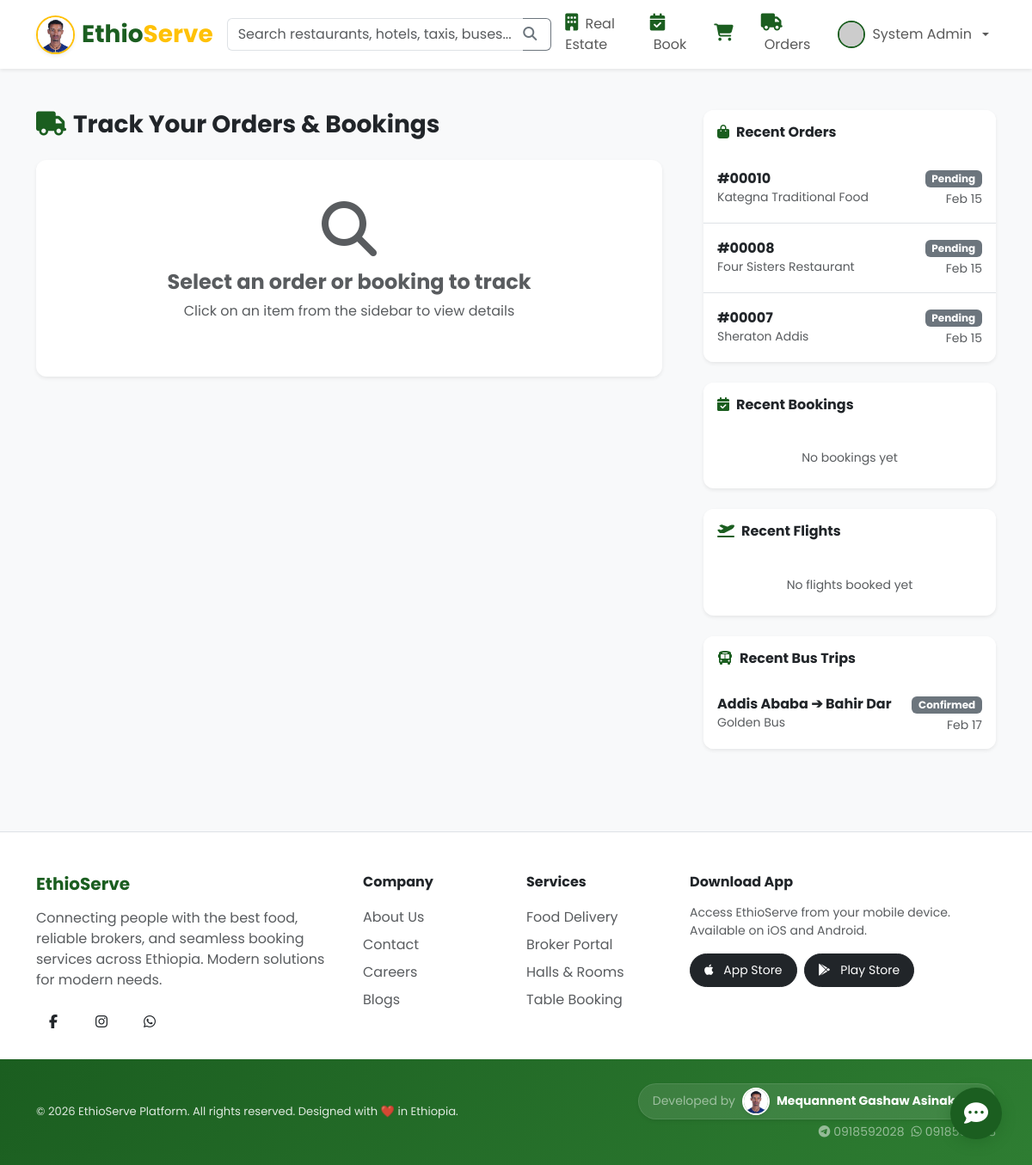
Page /customer/track_order.php (signed in) on the committed database.
### tables this page shows
CREATE TABLE `orders` (
  `id` int(11) NOT NULL AUTO_INCREMENT,
  `customer_id` int(11) DEFAULT NULL,
  `hotel_id` int(11) DEFAULT NULL,
  `total_amount` decimal(10,2) NOT NULL,
  `status` enum('pending','preparing','on_delivery','delivered','cancelled') DEFAULT 'pending',
  `payment_method` varchar(50) DEFAULT NULL,
  `payment_status` enum('pending','paid','failed') DEFAULT 'pending',
  `created_at` timestamp NOT NULL DEFAULT current_timestamp(),
  PRIMARY KEY (`id`),
  KEY `customer_id` (`customer_id`),
  KEY `hotel_id` (`hotel_id`),
  CONSTRAINT `orders_ibfk_1` FOREIGN KEY (`customer_id`) REFERENCES `users` (`id`) ON DELETE CASCADE,
  CONSTRAINT `orders_ibfk_2` FOREIGN KEY (`hotel_id`) REFERENCES `hotels` (`id`) ON DELETE CASCADE
);

CREATE TABLE `hotels` (
  `id` int(11) NOT NULL AUTO_INCREMENT,
  `user_id` int(11) DEFAULT NULL,
  `name` varchar(100) NOT NULL,
  `description` text DEFAULT NULL,
  `location` varchar(255) DEFAULT NULL,
  `cuisine_type` varchar(100) DEFAULT NULL,
  `opening_hours` varchar(100) DEFAULT NULL,
  `rating` decimal(2,1) DEFAULT 0.0,
  `min_order` decimal(10,2) DEFAULT 0.00,
  `delivery_time` varchar(50) DEFAULT NULL,
  `image_url` varchar(255) DEFAULT NULL,
  `phone` varchar(20) DEFAULT NULL,
  `email` varchar(100) DEFAULT NULL,
  `status` enum('pending','approved','rejected') DEFAULT 'pending',
  PRIMARY KEY (`id`),
  KEY `user_id` (`user_id`),
  CONSTRAINT `hotels_ibfk_1` FOREIGN KEY (`user_id`) REFERENCES `users` (`id`) ON DELETE CASCADE
);

### customer/track_order.php (the view, shortened to what the rows shown need)
<?php
require_once '../includes/functions.php';
require_once '../includes/db.php';
$user_id = getCurrentUserId();
$order = null;
$stmt = $pdo->prepare("
    SELECT o.*, h.name as hotel_name
    FROM orders o
    JOIN hotels h ON o.hotel_id = h.id
    WHERE o.customer_id = ?
    ORDER BY o.created_at DESC
    LIMIT 10
");
$stmt->execute([$user_id]);
$recent_orders = $stmt->fetchAll();
include('../includes/header.php');
?>
<main class="container py-5">
    <div class="row g-5">
        <div class="col-lg-4">
            <div class="card border-0 shadow-sm mb-4">
                <div class="card-body p-0">
                    <?php if (empty($recent_orders)): ?>
                        <div class="p-4 text-center text-muted">
                            <small>No orders yet</small>
                        </div>
                    <?php else: ?>
                        <div class="list-group list-group-flush">
                            <?php foreach ($recent_orders as $o): ?>
                                <a href="?id=<?php echo $o['id']; ?>"
                                    class="list-group-item list-group-item-action py-3 <?php echo ($order && $order['id'] == $o['id']) ? 'active' : ''; ?>">
                                    <div class="d-flex justify-content-between align-items-center">
                                        <div>
                                            <h6 class="mb-0 fw-bold">#<?php echo str_pad($o['id'], 5, '0', STR_PAD_LEFT); ?>
                                            </h6>
                                            <small
                                                class="<?php echo ($order && $order['id'] == $o['id']) ? 'text-white-50' : 'text-muted'; ?>">
                                                <?php echo htmlspecialchars($o['hotel_name']); ?>
                                            </small>
                                        </div>
                                        <div class="text-end">
                                            <?php echo getStatusBadge($o['status']); ?>
                                            <br><small
                                                class="<?php echo ($order && $order['id'] == $o['id']) ? 'text-white-50' : 'text-muted'; ?>">
                                                <?php echo date('M d', strtotime($o['created_at'])); ?>
                                            </small>
                                        </div>
                                    </div>
                                </a>
                            <?php endforeach; ?>
                        </div>
                    <?php endif; ?>
                </div>
            </div>
        </div>
    </div>
</main>
<?php include('../includes/footer.php'); ?>

### includes/functions.php (shortened to what the rows shown need)
<?php
function getStatusBadge($status)
{
    $badges = [
        'pending' => '<span class="badge bg-warning text-dark">Pending</span>',
        'approved' => '<span class="badge bg-success">Approved</span>',
        'rejected' => '<span class="badge bg-danger">Rejected</span>',
        'cancelled' => '<span class="badge bg-danger">Cancelled</span>',
        'preparing' => '<span class="badge bg-info">Preparing</span>',
        'ready' => '<span class="badge bg-primary">Ready</span>',
        'on_delivery' => '<span class="badge bg-primary">On Delivery</span>',
        'delivered' => '<span class="badge bg-success">Delivered</span>',
        'paid' => '<span class="badge bg-success">Paid</span>',
        'failed' => '<span class="badge bg-danger">Failed</span>',
        'requested' => '<span class="badge bg-warning text-dark">Requested</span>',
        'accepted' => '<span class="badge bg-info">Accepted</span>',
        'in_progress' => '<span class="badge bg-primary">In Progress</span>',
        'completed' => '<span class="badge bg-success">Completed</span>',
        'available' => '<span class="badge bg-success">Available</span>',
        'taken' => '<span class="badge bg-secondary">Taken</span>',
        'active' => '<span class="badge bg-success">Active</span>',
        'inactive' => '<span class="badge bg-secondary">Inactive</span>',
        'showing' => '<span class="badge bg-info">Now Showing</span>',
        'upcoming' => '<span class="badge bg-warning text-dark">Upcoming</span>',
        'ended' => '<span class="badge bg-secondary">Ended</span>',
        'confirmed' => '<span class="badge bg-success">Confirmed</span>'
    ];
    return $badges[$status] ?? '<span class="badge bg-secondary">' . ucfirst($status) . '</span>';
}

### rows in the picture
orders: id "00010", hotel.name "Kategna Traditional Food", status "Pending", created_at "Feb 15"
orders: id "00008", hotel.name "Four Sisters Restaurant", status "Pending", created_at "Feb 15"
orders: id "00007", hotel.name "Sheraton Addis", status "Pending", created_at "Feb 15"

### other values in the picture
$user_name "System Admin"
$rb['origin'] "Addis Ababa"
$rb['destination'] "Bahir Dar"
$rb['company_name'] "Golden Bus"
$badges[$status] "Confirmed"
date('M d', strtotime($rb['travel_date'])) "Feb 17"
